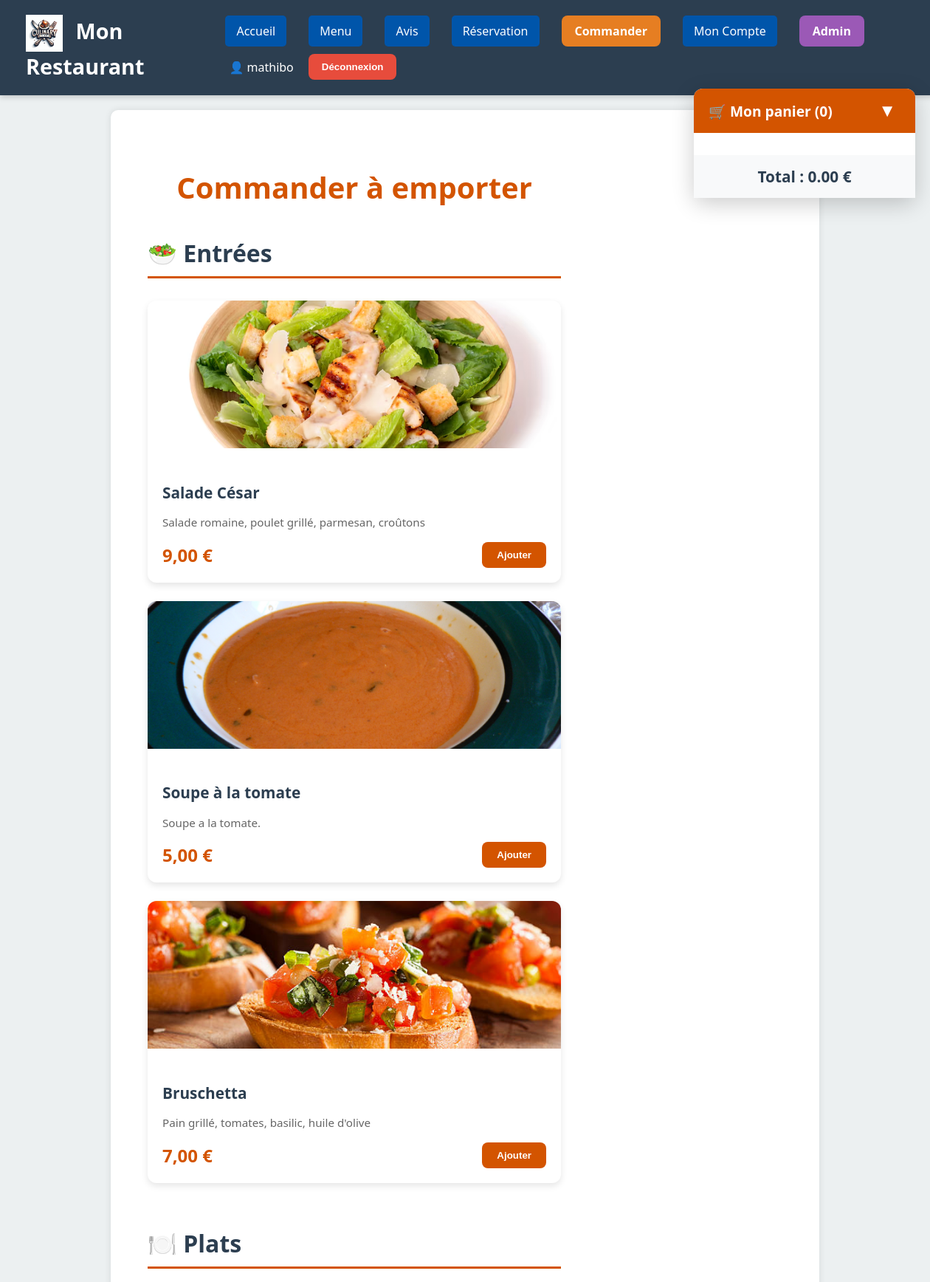
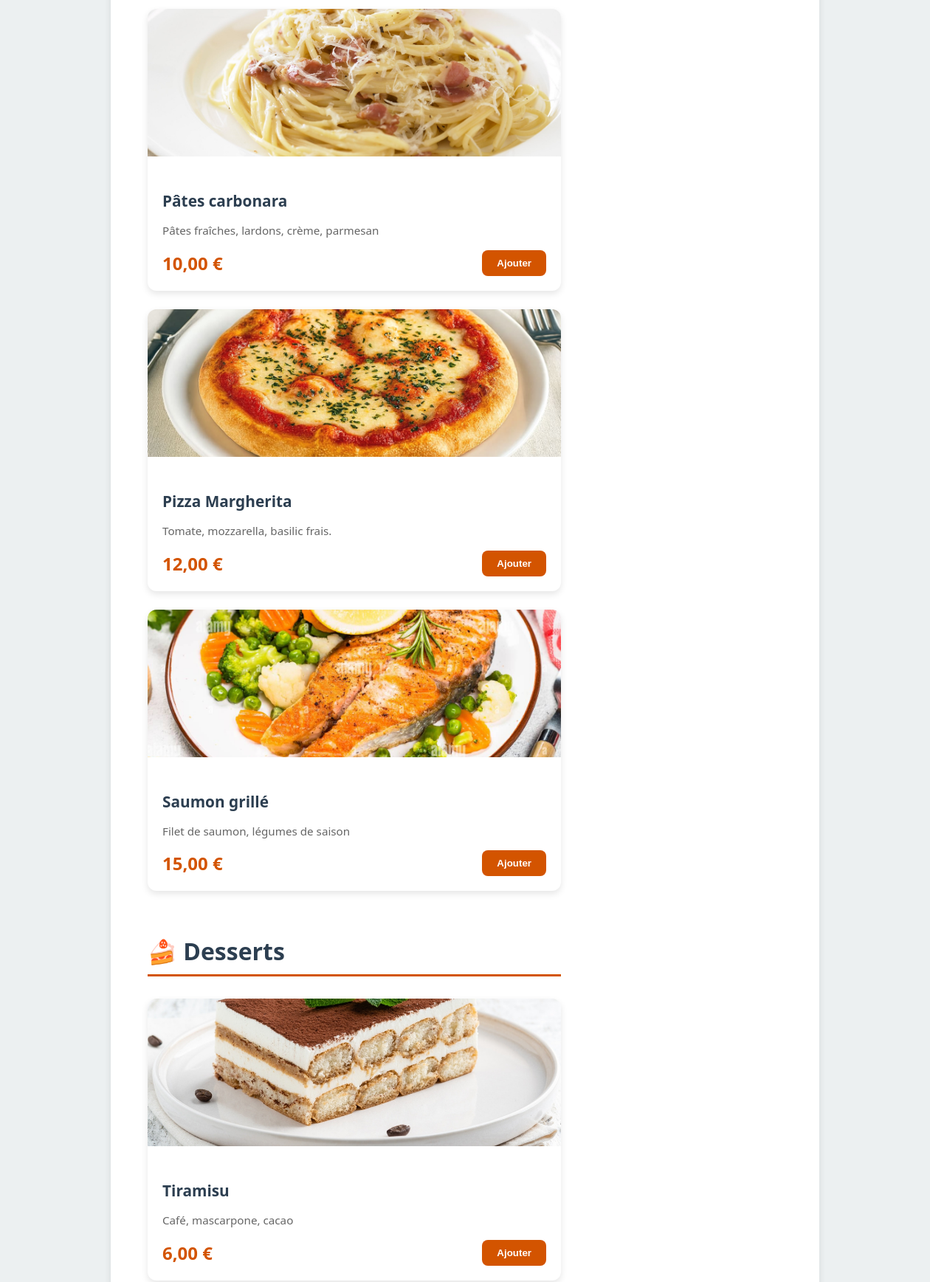
Screenshot of /commander/ (signed in, upper part) with the database file from the repository (2 pictures, top to bottom).
### restaurant/models.py (models this page shows, shortened)
class Plat(models.Model):
    nom = models.CharField(max_length=200, verbose_name="Nom du plat")
    description = models.TextField(verbose_name="Description")
    prix = models.DecimalField(max_digits=6, decimal_places=2, verbose_name="Prix (€)")
    categorie = models.ForeignKey(Categorie, on_delete=models.CASCADE, related_name='plats')
    image = models.ImageField(upload_to='plats/', blank=True, null=True)  # ✅ Remettre l'image
    disponible = models.BooleanField(default=True, verbose_name="Disponible")
    class Meta:
        verbose_name = "Plat"
        verbose_name_plural = "Plats"

### restaurant/views.py (the view, shortened to what this page needs)
# urls.py: path('commander/', views.commander, name='commander'),
@login_required(login_url='login')
def commander(request):
    entrees = Plat.objects.filter(categorie__type='entree', disponible=True)
    plats = Plat.objects.filter(categorie__type='plat', disponible=True)
    desserts = Plat.objects.filter(categorie__type='dessert', disponible=True)
    return render(request, 'restaurant/commander.html', {
        'entrees': entrees,
        'plats': plats,
        'desserts': desserts,
    })

### restaurant/templates/restaurant/commander.html (shortened to what this page needs)
{% extends 'restaurant/base.html' %}
{% load l10n %}
{% block content %}
<div class="commander-container">
    <h1 class="page-title">Commander à emporter</h1>
    <div class="panier-flottant" id="panierFlottant">
        <div class="panier-header">
            <h3>🛒 Mon panier (<span id="panierCount">0</span>)</h3>
            <button class="btn-toggle" onclick="togglePanier()">▼</button>
        </div>
        <div class="panier-content" id="panierContent">
            <div id="panierListe"></div>
            <div class="panier-total">
                <strong>Total : <span id="panierTotal">0.00</span> €</strong>
            </div>
        </div>
    </div>
    <section class="menu-section">
        <h2 class="section-title">🥗 Entrées</h2>
        <div class="plats-grid">
            {% for plat in entrees %}
                <div class="plat-card" data-id="{{ plat.id }}" data-nom="{{ plat.nom }}" data-prix="{{ plat.prix }}">
                    {% if plat.image %}
                        <img src="{{ plat.image.url }}" alt="{{ plat.nom }}">
                    {% else %}
                        <div class="plat-no-image">🥗</div>
                    {% endif %}
                    <div class="plat-info">
                        <h3>{{ plat.nom }}</h3>
                        <p>{{ plat.description|truncatewords:15 }}</p>
                        <div class="plat-footer">
                            <span class="plat-prix">{{ plat.prix }} €</span>
                            <button class="btn-ajouter" onclick="ajouterAuPanier({{ plat.id }}, '{{ plat.nom|escapejs }}', parseFloat('{{ plat.prix|unlocalize }}'))">
                                Ajouter
                            </button>
                        </div>
                    </div>
                </div>
            {% empty %}
                <p>Aucune entrée disponible pour le moment.</p>
            {% endfor %}
        </div>
    </section>
    <section class="menu-section">
        <h2 class="section-title">🍽️ Plats</h2>
        <div class="plats-grid">
            {% for plat in plats %}
                <div class="plat-card" data-id="{{ plat.id }}" data-nom="{{ plat.nom }}" data-prix="{{ plat.prix }}">
                    {% if plat.image %}
                        <img src="{{ plat.image.url }}" alt="{{ plat.nom }}">
                    {% else %}
                        <div class="plat-no-image">🍽️</div>
                    {% endif %}
                    <div class="plat-info">
                        <h3>{{ plat.nom }}</h3>
                        <p>{{ plat.description|truncatewords:15 }}</p>
                        <div class="plat-footer">
                            <span class="plat-prix">{{ plat.prix }} €</span>
                            <button class="btn-ajouter" onclick="ajouterAuPanier({{ plat.id }}, '{{ plat.nom|escapejs }}', parseFloat('{{ plat.prix|unlocalize }}'))">
                                Ajouter
                            </button>
                        </div>
                    </div>
                </div>
            {% empty %}
                <p>Aucun plat disponible pour le moment.</p>
            {% endfor %}
        </div>
    </section>
    <section class="menu-section">
        <h2 class="section-title">🍰 Desserts</h2>
        <div class="plats-grid">
            {% for plat in desserts %}
                <div class="plat-card" data-id="{{ plat.id }}" data-nom="{{ plat.nom }}" data-prix="{{ plat.prix }}">
                    {% if plat.image %}
                        <img src="{{ plat.image.url }}" alt="{{ plat.nom }}">
                    {% else %}
                        <div class="plat-no-image">🍰</div>
                    {% endif %}
                    <div class="plat-info">
                        <h3>{{ plat.nom }}</h3>
                        <p>{{ plat.description|truncatewords:15 }}</p>
                        <div class="plat-footer">
                            <span class="plat-prix">{{ plat.prix }} €</span>
                            <button class="btn-ajouter" onclick="ajouterAuPanier({{ plat.id }}, '{{ plat.nom|escapejs }}', parseFloat('{{ plat.prix|unlocalize }}'))">
                                Ajouter
                            </button>
                        </div>
                    </div>
                </div>
            {% empty %}
                <p>Aucun dessert disponible pour le moment.</p>
            {% endfor %}
        </div>
    </section>
</div>
{% endblock %}

### restaurant/templates/restaurant/base.html (shortened to what this page needs)
{% load static %}
<!DOCTYPE html>
<html lang="fr">
<head>
    <link rel="stylesheet" href="{% static 'restaurant/css/style.css' %}">
</head>
<body>
<header class="navbar">
    <div class="brand">
        <img src="{% static 'restaurant/images/conception-du-logo-aliment_863867-638.png' %}" alt="Logo" style="height: 50px; vertical-align: middle; margin-right: 10px;">
        Mon Restaurant
    </div>
    <nav>
        <a href="{% url 'accueil' %}">Accueil</a>
        <a href="{% url 'menu' %}">Menu</a>
        <a href="{% url 'avis' %}">Avis</a>
        {% if user.is_authenticated %}
            {% if user.profile.role == 'client' %}
                <a href="{% url 'reservations' %}">Réservation</a>
                <a href="{% url 'commander' %}" class="btn-commander">Commander</a>
                <a href="{% url 'mon_compte' %}">Mon Compte</a>
            {% elif user.profile.role == 'employe' %}
                <a href="{% url 'mon_compte_employe' %}">Mon Espace</a>
            {% endif %}
            {% if user.is_superuser %}
                <a href="/admin/" class="btn-admin">Admin</a>
            {% endif %}
            <span style="color: white; margin-left: 15px;">
                👤 {{ user.username }}
            </span>
            <form method="post" action="{% url 'logout' %}" style="display:inline;">
                <button type="submit" class="btn-logout">Déconnexion</button>
            </form>
        {% else %}
            <a href="{% url 'login' %}" class="btn-login">Connexion</a>
            <a href="{% url 'register' %}" class="btn-register">Inscription</a>
        {% endif %}
    </nav>
</header>
    <main>
        {% block content %}{% endblock %}
    </main>
</body>
</html>

### restaurant/static/restaurant/css/style.css (style rules this page uses)
:root { --primary: #d35400; --primary-dark: #a84300; --secondary: #2c3e50; --light: #f8f9fa; --gray: #ecf0f1; --dark: #2d3436; --radius: 10px; }
body { margin: 0; padding: 0; font-family: 'Segoe UI', Tahoma, Geneva, Verdana, sans-serif; background: var(--gray); color: var(--dark); min-height: 100vh; display: flex; flex-direction: column; }
.navbar { width: 100%; background: var(--secondary); color: white; padding: 20px 25px; display: flex; justify-content: space-between; align-items: center; position: static; box-shadow: 0 2px 8px rgba(0,0,0,0.2); }
.navbar .brand { font-size: 1.8rem; font-weight: bold; display: inline-block; margin-left: 10px; }
.navbar a { color: white; text-decoration: none; margin: 0 10px; padding: 10px 15px; background: #0055aa; border-radius: 5px; font-weight: 500; transition: background 0.3s; }
nav form button { background: var(--secondary); color: white; border: none; border-radius: var(--radius); padding: 8px 12px; cursor: pointer; font-weight: 600; margin-left: 10px; transition: 0.3s ease; }
main { flex: 1; margin-top: 20px; margin-bottom: 50px; width: 90%; max-width: 900px; background: white; padding: 30px; border-radius: 10px; box-shadow: 0 0 10px rgba(0,0,0,0.1); align-self: center; }
.navbar nav { display: flex; align-items: center; gap: 10px; flex-wrap: wrap; }

### restaurant/templates/restaurant/commander.html (style rules this page uses)
.commander-container { max-width: 1200px; margin: 0 auto; padding: 20px; padding-right: 320px; }
.page-title { text-align: center; color: var(--primary); font-size: 2.5rem; margin-bottom: 40px; }
.menu-section { margin-bottom: 60px; }
.section-title { color: var(--secondary); font-size: 2rem; margin-bottom: 30px; border-bottom: 3px solid var(--primary); padding-bottom: 10px; }
.plats-grid { display: grid; grid-template-columns: repeat(auto-fill, minmax(280px, 1fr)); gap: 25px; }
.plat-card { background: white; border-radius: 12px; overflow: hidden; box-shadow: 0 4px 10px rgba(0,0,0,0.1); transition: all 0.3s ease; }
.plat-card img { width: 100%; height: 200px; object-fit: cover; }
.plat-info { padding: 20px; }
.plat-info h3 { color: var(--secondary); margin-bottom: 10px; font-size: 1.3rem; }
.plat-info p { color: #666; font-size: 0.95rem; margin-bottom: 15px; line-height: 1.5; }
.plat-footer { display: flex; justify-content: space-between; align-items: center; }
.plat-prix { font-size: 1.5rem; font-weight: bold; color: var(--primary); }
.btn-ajouter { padding: 10px 20px; background: var(--primary); color: white; border: none; border-radius: 8px; cursor: pointer; font-weight: 600; transition: all 0.3s ease; }
.panier-flottant { position: fixed; right: 20px; top: 120px; width: 300px; background: white; border-radius: 12px; box-shadow: 0 8px 30px rgba(0,0,0,0.2); z-index: 1000; }
.panier-header { background: var(--primary); color: white; padding: 15px 20px; border-radius: 12px 12px 0 0; display: flex; justify-content: space-between; align-items: center; }
.panier-header h3 { margin: 0; font-size: 1.2rem; }
.btn-toggle { background: none; border: none; color: white; font-size: 1.5rem; cursor: pointer; }
.panier-content { max-height: 400px; overflow-y: auto; }
#panierListe { padding: 15px; }
.panier-total { padding: 15px 20px; background: #f8f9fa; text-align: center; font-size: 1.3rem; color: var(--secondary); }

### restaurant/templates/restaurant/base.html (style rules this page uses)
.btn-commander { background: #e67e22 !important; padding: 10px 18px !important; border-radius: 8px !important; font-weight: 600 !important; color: white !important; }
.btn-admin { background: #9b59b6 !important; padding: 10px 18px !important; border-radius: 8px !important; font-weight: 600 !important; color: white !important; }
.btn-logout { background: #e74c3c; color: white; border: none; border-radius: 8px; padding: 10px 18px; cursor: pointer; font-weight: 600; margin-left: 10px; transition: 0.3s ease; }

### rows the page displays
Plat: image (picture), nom "Salade César", description "Salade romaine, poulet grillé, parmesan, croûtons", prix "9,00"
Plat: image (picture), nom "Soupe à la tomate", description "Soupe a la tomate.", prix "5,00"
Plat: image (picture), nom "Bruschetta", description "Pain grillé, tomates, basilic, huile d'olive", prix "7,00"
Plat: image (picture), nom "Pâtes carbonara", description "Pâtes fraîches, lardons, crème, parmesan", prix "10,00"
Plat: image (picture), nom "Pizza Margherita", description "Tomate, mozzarella, basilic frais.", prix "12,00"
Plat: image (picture), nom "Saumon grillé", description "Filet de saumon, légumes de saison", prix "15,00"
Plat: image (picture), nom "Tiramisu", description "Café, mascarpone, cacao", prix "6,00"

### other values shown
{{ user.username }} "mathibo"
